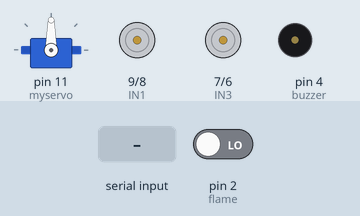
Bench run of a sketch on a simulated Arduino Uno, built with avr-gcc and run on an emulated ATmega328P. Parts: servo, motor-driver pin pairs drawn as motors (green arrow = first pin HIGH = forward, orange = second pin HIGH = backward, longer = more drive, scaled by the enable pin), buzzer (waves = sounding, pin HIGH). The test bench sets the inputs (shaded band); at power-on: pin 2 (flame) LOW.

Above: at 1.2 s.
1.3 s: "W" received over Serial
4.3 s: pin 2 (flame) driven HIGH
At 6.82 s:
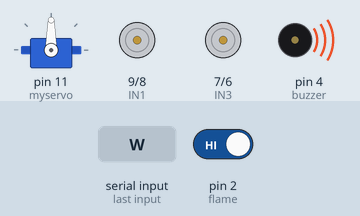
7.3 s: "F" received over Serial
At 10.0 s:
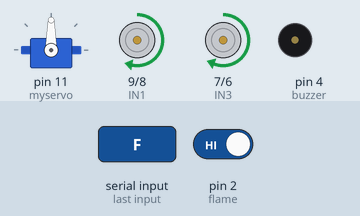
10.3 s: "B" received over Serial
At 11.0 s:
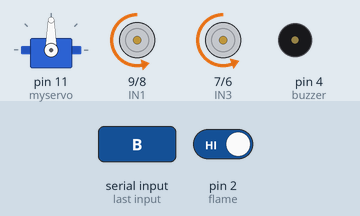
11.8 s: "R" received over Serial
At 12.1 s:
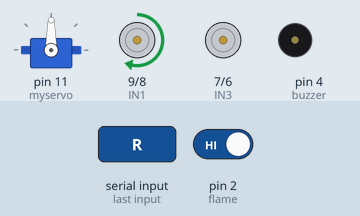
13.3 s: "L" received over Serial
At 14.5 s:
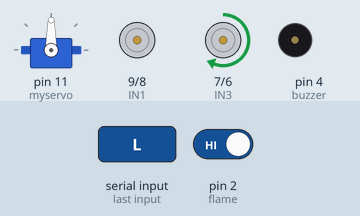
Timing chart, 0 to 15.8 s (numbered marks = the images above; inputs shaded):
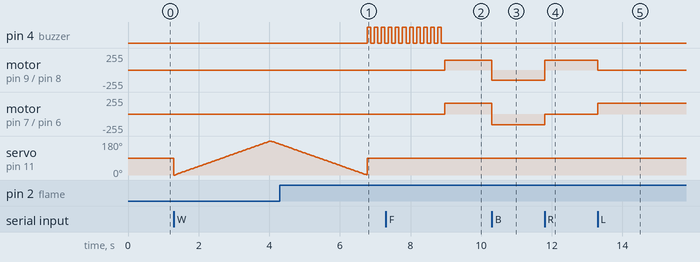

The sketch:

car_flame_sensor.ino
```cpp
#include <Servo.h>
#define speedL 3
#define IN1 9
#define IN2 8
#define IN3 7
#define IN4 6
#define speedR 5
#define flame 2
#define buzzer 4
char Reading;
int pos , flame_detected=0 ;
Servo myservo;
void setup() {
Serial.begin(9600);
myservo.attach(11);
myservo.write(90);
for (int i = 3 ; i <= 9 ; i++) {
pinMode(i, OUTPUT); }
pinMode(flame, INPUT); }
void forword()
{ digitalWrite(IN1, HIGH);
digitalWrite(IN2, LOW);
digitalWrite(IN3, HIGH);
digitalWrite(IN4, LOW);
analogWrite(speedL, 150);
analogWrite(speedR, 160); }
void backword()
{ digitalWrite(IN1, LOW);
digitalWrite(IN2, HIGH);
digitalWrite(IN3, LOW);
digitalWrite(IN4, HIGH);
analogWrite(speedL, 150);
analogWrite(speedR, 160); }
void left()
{ digitalWrite(IN1, LOW);
digitalWrite(IN2, LOW);
digitalWrite(IN3, HIGH);
digitalWrite(IN4, LOW);
analogWrite(speedL, 0);
analogWrite(speedR, 160); }
void right()
{
digitalWrite(IN1, HIGH);
digitalWrite(IN2, LOW);
digitalWrite(IN3, LOW);
digitalWrite(IN4, LOW);
analogWrite(speedL, 150);
analogWrite(speedR, 0); }
void stopp() {
digitalWrite(speedL, LOW);
digitalWrite(speedR, LOW); }
void loop() {
if (Serial.available() > 0) {
Reading = Serial.read();
switch (Reading) {
case 'F' : forword(); break;
case 'B' : backword();break;
case 'R' : right(); break;
case 'L' : left(); break;
case 'S' : stopp(); break;
//case 'V' : digitalWrite(buzzer,1); break;
//case 'v' : digitalWrite(buzzer,0); break;

case 'W' :
for (pos = 0; pos <= 180; pos += 1) {
if(digitalRead(flame)==1){flame_detected++;}
myservo.write(pos);
delay(15); }
for (pos = 180; pos >= 0; pos -= 1) {
if(digitalRead(flame)==1){flame_detected++;}
myservo.write(pos);
delay(15);
myservo.write(90);
}
if(flame_detected >0){
for(int i=0 ; i<=10 ; i++){
digitalWrite(buzzer,1);
delay(100);
digitalWrite(buzzer, 0);
delay(100); }
flame_detected=0; }
}}}
```

Measured:
- after the input at 4.3 s, pin 4 (buzzer): alternates HIGH for 0.10 s and LOW for 0.10 s, starting after 2.5 s
- after the input at 7.3 s, motor on pin 9 (IN1) / pin 8 (IN2): stopped → forward 150/255 after 1.7 s; motor on pin 7 (IN3) / pin 6 (IN4): stopped → forward 160/255 after 1.7 s
- after the input at 10.3 s, motor on pin 9 (IN1) / pin 8 (IN2): forward 150/255 → backward 150/255 at once; motor on pin 7 (IN3) / pin 6 (IN4): forward 160/255 → backward 160/255 at once
- after the input at 11.8 s, motor on pin 9 (IN1) / pin 8 (IN2): backward 150/255 → forward 150/255 at once; motor on pin 7 (IN3) / pin 6 (IN4): backward 160/255 → stopped at once
- after the input at 13.3 s, motor on pin 9 (IN1) / pin 8 (IN2): forward 150/255 → stopped at once; motor on pin 7 (IN3) / pin 6 (IN4): stopped → forward 160/255 at once
